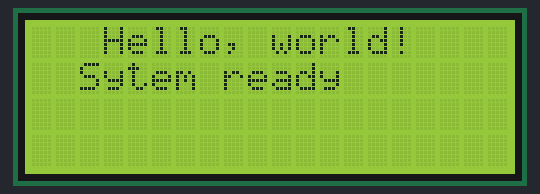
The sketch below on a simulated Arduino Uno, built with avr-gcc and run on an emulated ATmega328P. Shown: 20×4 character LCD. What the sketch prints to the serial monitor is not drawn.

Above: at 0.1 s.
At 10.2 s:
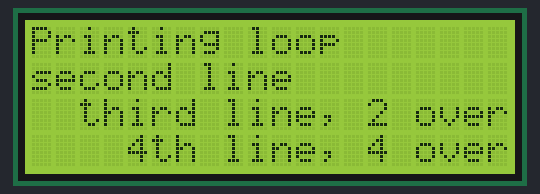

The sketch:

LCD_test.ino
```cpp
/*
Code came from LiquidCrystal I2C example -> SerialDisplay
Jillian Frimml
3/19/2021

Displays text sent over the serial port (e.g. from the Serial Monitor) on
an attached LCD.
YWROBOT
Compatible with the Arduino IDE 1.0
Library version:1.1
 */

#include <Wire.h>
#include <LiquidCrystal_I2C.h>

LiquidCrystal_I2C lcd(0x27,20,4);  // set the LCD address to 0x27 for a 16 chars and 2 line display

void setup() {
  lcd.init();          // initialize the lcd
  lcd.backlight();
  lcd.setCursor(3,0);
  lcd.print("Hello, world!");
  Serial.begin(9600);
  while(!Serial){
        ; // wait for serial port to connect. Needed for native USB port only
  }
  lcd.setCursor(2,1);
  lcd.print("Sytem ready");

  delay(10000);
  lcd.clear();

}

void loop() {
  Serial.println("Printing out to LCD screen...");
  lcd.setCursor(0,0);
  lcd.print("Printing loop");
  lcd.setCursor(0,1);
  lcd.print("second line");
  lcd.setCursor(2,2);
  lcd.print("third line, 2 over");
  lcd.setCursor(4,3);
  lcd.print("4th line, 4 over");
  delay(1000);

}
```
